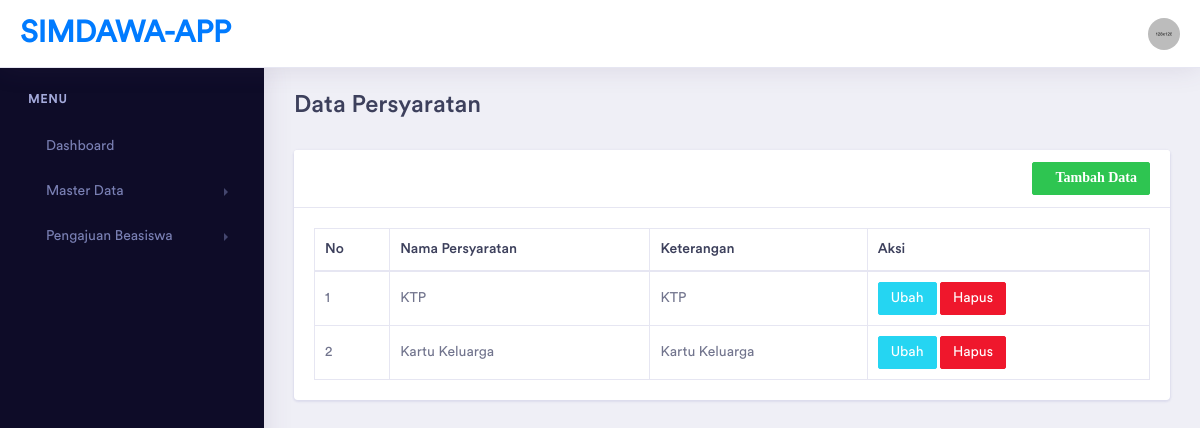
The page /index.php/persyaratan on the database its author committed.
### tables this page shows
CREATE TABLE `persyaratan` (
  `id` int(11) NOT NULL,
  `nama_persyaratan` varchar(100) DEFAULT NULL,
  `keterangan` varchar(100) DEFAULT NULL
);

### application/controllers/Persyaratan.php (called while the page is built, shortened)
<?php
class Persyaratan extends CI_Controller
{
    function __construct()
    {
        $this->load->model('PersyaratanModel');
    }
    public function index()
    {
        $data['title'] = "Dashboard | SIMDAWA - APP";
        $data['persyaratan'] = $this->PersyaratanModel->get_persyaratan();
        $this->load->view('template/header', $data);
        $this->load->view('template/sidebar');
        $this->load->view('persyaratan/persyaratan_read', $data);
        $this->load->view('template/footer');
    }
}

### index.php (called while the page is built, shortened)
<?php
require_once BASEPATH.'core/CodeIgniter.php';

### application/models/PersyaratanModel.php (called while the page is built, shortened)
<?php
class PersyaratanModel extends CI_Model
{
    private $tabel = "persyaratan";
    public function get_persyaratan()
    {
        return $this->db->get($this->tabel)->result();
    }
}

### application/views/persyaratan/persyaratan_read.php (the view, shortened to what this page needs)
<div class="dashboard-wrapper">
    <div class="container-fluid dashboard-content">
        <div class="row">
            <div class="col-xl-12">
                <div class="page-header">
                    <h2 class="pageheader-title">Data Persyaratan</h2>
                </div>
            </div>
        </div>
        <div class="row">
            <div class="col-xl-12">
                <div class="card">
                    <div class="card-header">
                        <a href="<?= base_url('persyaratan/tambah') ?>" class="btn btn-sm btn-success float-right"><i class="fas fa-plus">Tambah Data</i></a>
                    </div>
                    <div class="card-body">
                        <table class="table table-bordered">
                            <thead>
                                <tr>
                                    <th>No</th>
                                    <th>Nama Persyaratan</th>
                                    <th>Keterangan</th>
                                    <th>Aksi</th>
                                </tr>
                            </thead>
                            <tbody>
                                <?php $no = 1;
                                foreach ($persyaratan as $a): ?>
                                    <tr>
                                        <td><?= $no++ ?></td>
                                        <td><?= $a->nama_persyaratan ?></td>
                                        <td><?= $a->keterangan ?></td>
                                        <td>
                                            <a href="<?= base_url('persyaratan/ubah/' . $a->id) ?>" class="btn btn-sm btn-info">Ubah</a>
                                            <a href="<?= base_url('persyaratan/hapus/' . $a->id) ?>" class="btn btn-sm btn-danger" onclick="return confirm('Ingin hapus data ini?')">Hapus</a>
                                        </td>
                                    </tr>
                                <?php endforeach; ?>
                            </tbody>
                        </table>
                    </div>
                </div>
            </div>
        </div>
    </div>
</div>

### rows shown on the page
persyaratan: nama_persyaratan "KTP", keterangan "KTP"
persyaratan: nama_persyaratan "Kartu Keluarga", keterangan "Kartu Keluarga"
